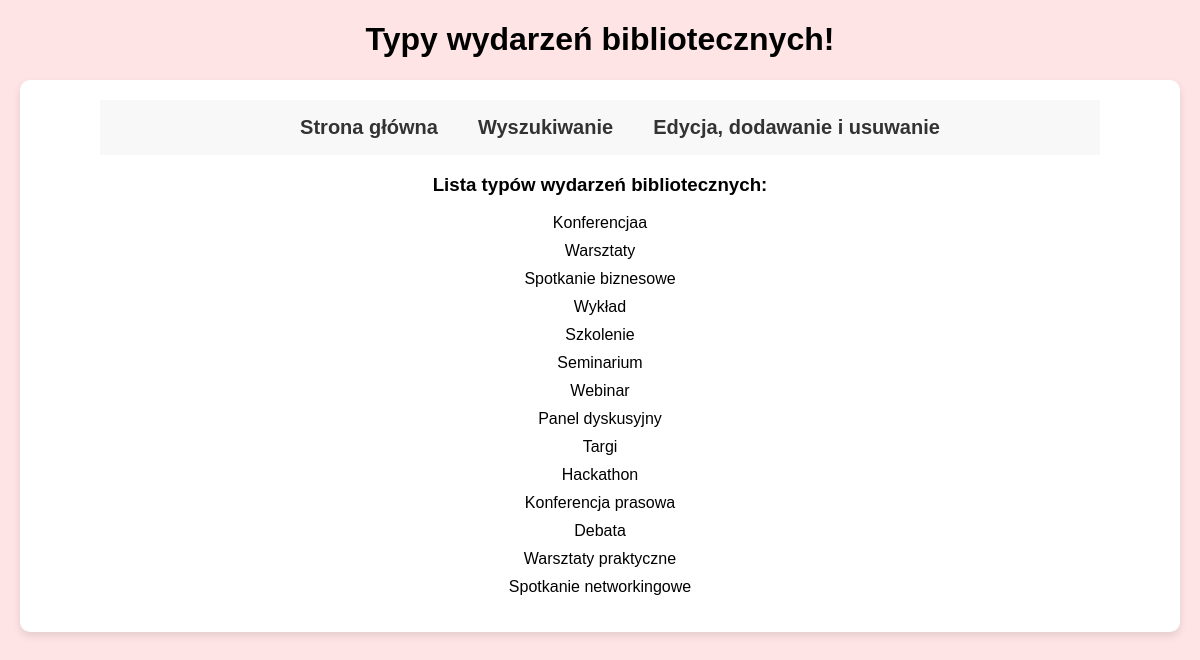
The page /event_types/event_types.php on the database its author committed.
### tables this page shows
CREATE TABLE `event_types` (
  `id` int(11) NOT NULL,
  `name` varchar(255) DEFAULT NULL
);

### event_types/event_types.php (the view, shortened to what this page needs)
<!DOCTYPE html>
<html lang="pl">
<head>
    <link rel="stylesheet" href="../style.css">
</head>
<body>
    <h1>Typy wydarzeń bibliotecznych!</h1>
     <main>
        <header>
            <nav>
                <ul>
                    <li><a href="../index.php">Strona główna</a></li>
                    <li><a href="../search.php">Wyszukiwanie</a></li>
                    <li><a href="../edit_add_delete.php">Edycja, dodawanie i usuwanie</a></li>
                </ul>
            </nav>
        </header>
        <h3>
            Lista typów wydarzeń bibliotecznych:
        </h3>
        <ul class="events-list">
            <?php
            $conn = connectDB();
            function typy_wydarzen($conn){
                $sql="SELECT id, name FROM event_types";
                $result=mysqli_query($conn, $sql);
                if(mysqli_num_rows($result)>0){
                    while($row=mysqli_fetch_assoc($result)){
                        echo "<li>" . htmlspecialchars($row['name'], ENT_QUOTES, 'UTF-8') . "</li>";
                    }
                } else {
                    echo "<li>Brak typów wydarzeń w bazie danych.</li>";
                }
            }
            typy_wydarzen($conn);
            ?>
        </ul>
    </main>
</body>
</html>

### style.css (style rules this page uses)
* { font-family: Arial, sans-serif; }
body { background-color: #fee4e4; margin: 0; padding: 0; }
main { background-color: #fff; border-radius: 10px; padding: 20px; box-shadow: 0 4px 8px rgba(0, 0, 0, 0.1); width: min(1440px, calc(100% - 40px)); box-sizing: border-box; margin: auto; }
header { background-color: #f8f8f8; width: min(1000px, 100%); display: flex; justify-content: center; margin: 0 auto; }
ul { display: flex; justify-content: center; }
ul li { list-style-type: none; }
ul li a { text-decoration: none; color: #333; font-weight: bold; font-size: 20px; padding: 10px 20px; border-radius: 5px; }
.events-list { display: flex; flex-direction: column; align-items: center; padding: 0; gap: 10px; }
.events-list li { list-style: none; }
h1,h3 { text-align: center; }

### rows shown on the page
event_types: name "Konferencjaa"
event_types: name "Warsztaty"
event_types: name "Spotkanie biznesowe"
event_types: name "Wykład"
event_types: name "Szkolenie"
event_types: name "Seminarium"
event_types: name "Webinar"
event_types: name "Panel dyskusyjny"
event_types: name "Targi"
event_types: name "Hackathon"
event_types: name "Konferencja prasowa"
event_types: name "Debata"
event_types: name "Warsztaty praktyczne"
event_types: name "Spotkanie networkingowe"
